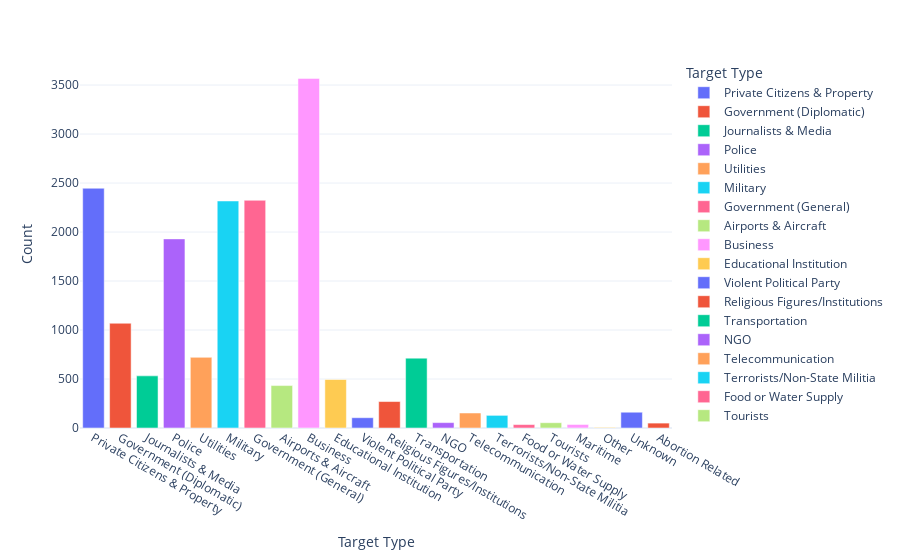

The cell this chart's notebook holds for it:
### Code cell
#Observation
#It is observed that 2015 marks the highest Casualities records.

#Type of Target Attacks
target = list(dataset['Target_type'])
target_map = dict(Counter(target))
target_df = pd.DataFrame(target_map.items())
target_df.columns = ['Target Type','Count']
px.bar(data_frame=target_df,x = 'Target Type',y = 'Count',color='Target Type',template='plotly_white')

### Figure 1 — Plotly figure (JSON) as saved in the notebook; plotly's stock layout.template omitted (floating-point values rounded to 4 significant figures)
{"data": [{"alignmentgroup": "True", "hovertemplate": "Target Type=%{x}<br>Count=%{y}<extra></extra>", "legendgroup": "Private Citizens & Property", "marker": {"color": "#636efa", "pattern": {"shape": ""}}, "name": "Private Citizens & Property", "offsetgroup": "Private Citizens & Property", "orientation": "v", "showlegend": true, "textposition": "auto", "x": ["Private Citizens & Property"], "xaxis": "x", "y": [2447], "yaxis": "y", "type": "bar"}, {"alignmentgroup": "True", "hovertemplate": "Target Type=%{x}<br>Count=%{y}<extra></extra>", "legendgroup": "Government (Diplomatic)", "marker": {"color": "#EF553B", "pattern": {"shape": ""}}, "name": "Government (Diplomatic)", "offsetgroup": "Government (Diplomatic)", "orientation": "v", "showlegend": true, "textposition": "auto", "x": ["Government (Diplomatic)"], "xaxis": "x", "y": [1069], "yaxis": "y", "type": "bar"}, {"alignmentgroup": "True", "hovertemplate": "Target Type=%{x}<br>Count=%{y}<extra></extra>", "legendgroup": "Journalists & Media", "marker": {"color": "#00cc96", "pattern": {"shape": ""}}, "name": "Journalists & Media", "offsetgroup": "Journalists & Media", "orientation": "v", "showlegend": true, "textposition": "auto", "x": ["Journalists & Media"], "xaxis": "x", "y": [532], "yaxis": "y", "type": "bar"}, {"alignmentgroup": "True", "hovertemplate": "Target Type=%{x}<br>Count=%{y}<extra></extra>", "legendgroup": "Police", "marker": {"color": "#ab63fa", "pattern": {"shape": ""}}, "name": "Police", "offsetgroup": "Police", "orientation": "v", "showlegend": true, "textposition": "auto", "x": ["Police"], "xaxis": "x", "y": [1930], "yaxis": "y", "type": "bar"}, {"alignmentgroup": "True", "hovertemplate": "Target Type=%{x}<br>Count=%{y}<extra></extra>", "legendgroup": "Utilities", "marker": {"color": "#FFA15A", "pattern": {"shape": ""}}, "name": "Utilities", "offsetgroup": "Utilities", "orientation": "v", "showlegend": true, "textposition": "auto", "x": ["Utilities"], "xaxis": "x", "y": [721], "yaxis": "y", "type": "bar"}, {"alignmentgroup": "True", "hovertemplate": "Target Type=%{x}<br>Count=%{y}<extra></extra>", "legendgroup": "Military", "marker": {"color": "#19d3f3", "pattern": {"shape": ""}}, "name": "Military", "offsetgroup": "Military", "orientation": "v", "showlegend": true, "textposition": "auto", "x": ["Military"], "xaxis": "x", "y": [2317], "yaxis": "y", "type": "bar"}, {"alignmentgroup": "True", "hovertemplate": "Target Type=%{x}<br>Count=%{y}<extra></extra>", "legendgroup": "Government (General)", "marker": {"color": "#FF6692", "pattern": {"shape": ""}}, "name": "Government (General)", "offsetgroup": "Government (General)", "orientation": "v", "showlegend": true, "textposition": "auto", "x": ["Government (General)"], "xaxis": "x", "y": [2324], "yaxis": "y", "type": "bar"}, {"alignmentgroup": "True", "hovertemplate": "Target Type=%{x}<br>Count=%{y}<extra></extra>", "legendgroup": "Airports & Aircraft", "marker": {"color": "#B6E880", "pattern": {"shape": ""}}, "name": "Airports & Aircraft", "offsetgroup": "Airports & Aircraft", "orientation": "v", "showlegend": true, "textposition": "auto", "x": ["Airports & Aircraft"], "xaxis": "x", "y": [433], "yaxis": "y", "type": "bar"}, {"alignmentgroup": "True", "hovertemplate": "Target Type=%{x}<br>Count=%{y}<extra></extra>", "legendgroup": "Business", "marker": {"color": "#FF97FF", "pattern": {"shape": ""}}, "name": "Business", "offsetgroup": "Business", "orientation": "v", "showlegend": true, "textposition": "auto", "x": ["Business"], "xaxis": "x", "y": [3568], "yaxis": "y", "type": "bar"}, {"alignmentgroup": "True", "hovertemplate": "Target Type=%{x}<br>Count=%{y}<extra></extra>", "legendgroup": "Educational Institution", "marker": {"color": "#FECB52", "pattern": {"shape": ""}}, "name": "Educational Institution", "offsetgroup": "Educational Institution", "orientation": "v", "showlegend": true, "textposition": "auto", "x": ["Educational Institution"], "xaxis": "x", "y": [495], "yaxis": "y", "type": "bar"}, {"alignmentgroup": "True", "hovertemplate": "Target Type=%{x}<br>Count=%{y}<extra></extra>", "legendgroup": "Violent Political Party", "marker": {"color": "#636efa", "pattern": {"shape": ""}}, "name": "Violent Political Party", "offsetgroup": "Violent Political Party", "orientation": "v", "showlegend": true, "textposition": "auto", "x": ["Violent Political Party"], "xaxis": "x", "y": [105], "yaxis": "y", "type": "bar"}, {"alignmentgroup": "True", "hovertemplate": "Target Type=%{x}<br>Count=%{y}<extra></extra>", "legendgroup": "Religious Figures/Institutions", "marker": {"color": "#EF553B", "pattern": {"shape": ""}}, "name": "Religious Figures/Institutions", "offsetgroup": "Religious Figures/Institutions", "orientation": "v", "showlegend": true, "textposition": "auto", "x": ["Religious Figures/Institutions"], "xaxis": "x", "y": [270], "yaxis": "y", "type": "bar"}, {"alignmentgroup": "True", "hovertemplate": "Target Type=%{x}<br>Count=%{y}<extra></extra>", "legendgroup": "Transportation", "marker": {"color": "#00cc96", "pattern": {"shape": ""}}, "name": "Transportation", "offsetgroup": "Transportation", "orientation": "v", "showlegend": true, "textposition": "auto", "x": ["Transportation"], "xaxis": "x", "y": [713], "yaxis": "y", "type": "bar"}, {"alignmentgroup": "True", "hovertemplate": "Target Type=%{x}<br>Count=%{y}<extra></extra>", "legendgroup": "NGO", "marker": {"color": "#ab63fa", "pattern": {"shape": ""}}, "name": "NGO", "offsetgroup": "NGO", "orientation": "v", "showlegend": true, "textposition": "auto", "x": ["NGO"], "xaxis": "x", "y": [55], "yaxis": "y", "type": "bar"}, {"alignmentgroup": "True", "hovertemplate": "Target Type=%{x}<br>Count=%{y}<extra></extra>", "legendgroup": "Telecommunication", "marker": {"color": "#FFA15A", "pattern": {"shape": ""}}, "name": "Telecommunication", "offsetgroup": "Telecommunication", "orientation": "v", "showlegend": true, "textposition": "auto", "x": ["Telecommunication"], "xaxis": "x", "y": [153], "yaxis": "y", "type": "bar"}, {"alignmentgroup": "True", "hovertemplate": "Target Type=%{x}<br>Count=%{y}<extra></extra>", "legendgroup": "Terrorists/Non-State Militia", "marker": {"color": "#19d3f3", "pattern": {"shape": ""}}, "name": "Terrorists/Non-State Militia", "offsetgroup": "Terrorists/Non-State Militia", "orientation": "v", "showlegend": true, "textposition": "auto", "x": ["Terrorists/Non-State Militia"], "xaxis": "x", "y": [129], "yaxis": "y", "type": "bar"}, {"alignmentgroup": "True", "hovertemplate": "Target Type=%{x}<br>Count=%{y}<extra></extra>", "legendgroup": "Food or Water Supply", "marker": {"color": "#FF6692", "pattern": {"shape": ""}}, "name": "Food or Water Supply", "offsetgroup": "Food or Water Supply", "orientation": "v", "showlegend": true, "textposition": "auto", "x": ["Food or Water Supply"], "xaxis": "x", "y": [35], "yaxis": "y", "type": "bar"}, {"alignmentgroup": "True", "hovertemplate": "Target Type=%{x}<br>Count=%{y}<extra></extra>", "legendgroup": "Tourists", "marker": {"color": "#B6E880", "pattern": {"shape": ""}}, "name": "Tourists", "offsetgroup": "Tourists", "orientation": "v", "showlegend": true, "textposition": "auto", "x": ["Tourists"], "xaxis": "x", "y": [54], "yaxis": "y", "type": "bar"}, {"alignmentgroup": "True", "hovertemplate": "Target Type=%{x}<br>Count=%{y}<extra></extra>", "legendgroup": "Maritime", "marker": {"color": "#FF97FF", "pattern": {"shape": ""}}, "name": "Maritime", "offsetgroup": "Maritime", "orientation": "v", "showlegend": true, "textposition": "auto", "x": ["Maritime"], "xaxis": "x", "y": [36], "yaxis": "y", "type": "bar"}, {"alignmentgroup": "True", "hovertemplate": "Target Type=%{x}<br>Count=%{y}<extra></extra>", "legendgroup": "Other", "marker": {"color": "#FECB52", "pattern": {"shape": ""}}, "name": "Other", "offsetgroup": "Other", "orientation": "v", "showlegend": true, "textposition": "auto", "x": ["Other"], "xaxis": "x", "y": [6], "yaxis": "y", "type": "bar"}, {"alignmentgroup": "True", "hovertemplate": "Target Type=%{x}<br>Count=%{y}<extra></extra>", "legendgroup": "Unknown", "marker": {"color": "#636efa", "pattern": {"shape": ""}}, "name": "Unknown", "offsetgroup": "Unknown", "orientation": "v", "showlegend": true, "textposition": "auto", "x": ["Unknown"], "xaxis": "x", "y": [161], "yaxis": "y", "type": "bar"}, {"alignmentgroup": "True", "hovertemplate": "Target Type=%{x}<br>Count=%{y}<extra></extra>", "legendgroup": "Abortion Related", "marker": {"color": "#EF553B", "pattern": {"shape": ""}}, "name": "Abortion Related", "offsetgroup": "Abortion Related", "orientation": "v", "showlegend": true, "textposition": "auto", "x": ["Abortion Related"], "xaxis": "x", "y": [50], "yaxis": "y", "type": "bar"}], "layout": {"xaxis": {"anchor": "y", "domain": [0, 1], "title": {"text": "Target Type"}, "categoryorder": "array", "categoryarray": ["Private Citizens & Property", "Government (Diplomatic)", "Journalists & Media", "Police", "Utilities", "Military", "Government (General)", "Airports & Aircraft", "Business", "Educational Institution", "Violent Political Party", "Religious Figures/Institutions", "Transportation", "NGO", "Telecommunication", "Terrorists/Non-State Militia", "Food or Water Supply", "Tourists", "Maritime", "Other", "Unknown", "Abortion Related"]}, "yaxis": {"anchor": "x", "domain": [0, 1], "title": {"text": "Count"}}, "legend": {"title": {"text": "Target Type"}, "tracegroupgap": 0}, "margin": {"t": 60}, "barmode": "relative"}}
